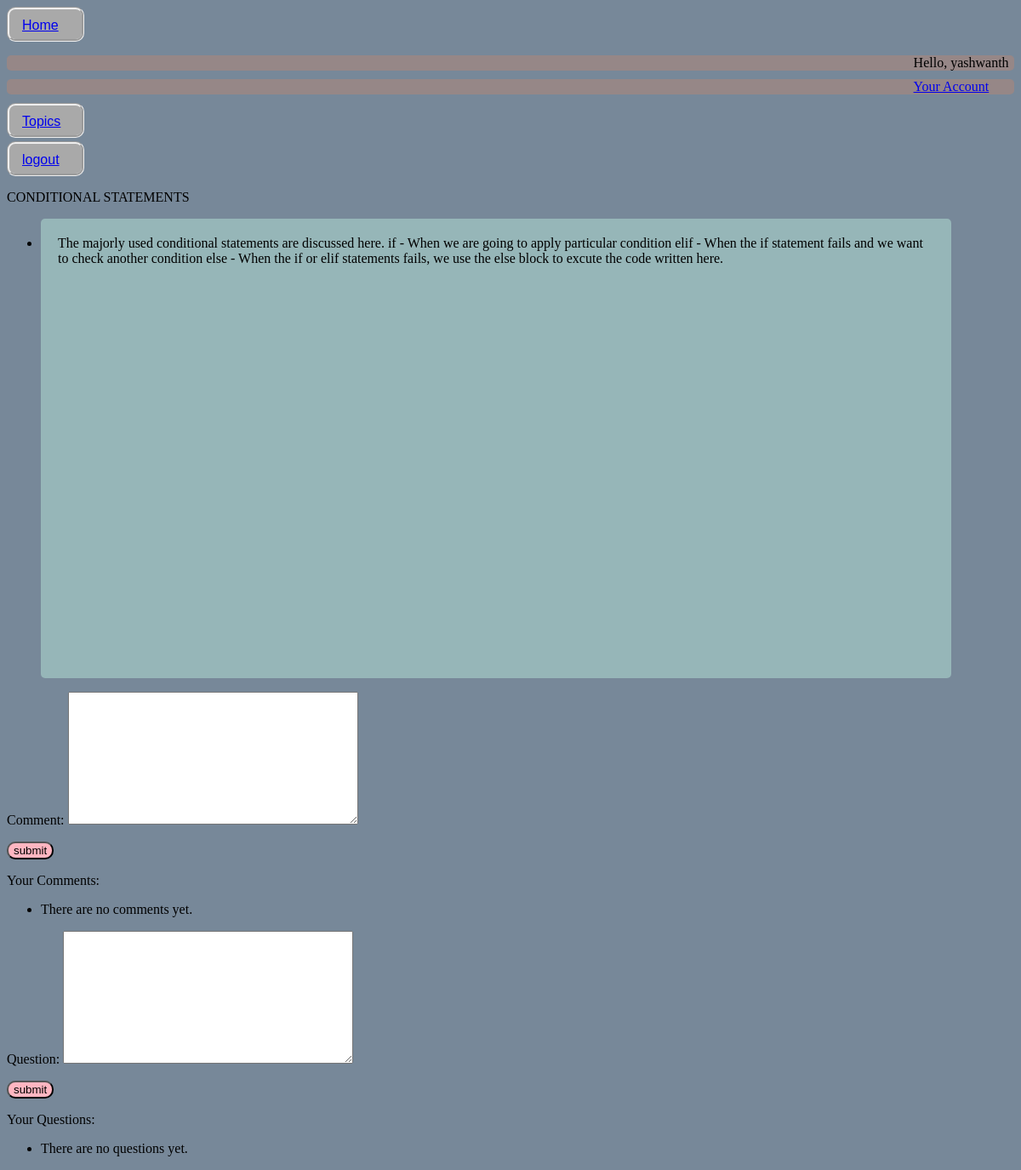
/topics/1/4/, run on the app's committed database.
### pybasic/models.py (models this page shows)
class Topic(models.Model):
    name = models.CharField(max_length=200)
    created = models.DateTimeField(auto_now_add=True)
    def __str__(self):
        return f"{self.name}"

class Entry(models.Model):
    topic = models.ForeignKey(Topic, on_delete=models.CASCADE)
    entry = models.TextField()
    created = models.DateTimeField(auto_now_add=models.CASCADE)
    def __str__(self):
        return f"{self.entry}"
    class Meta:
        verbose_name_plural = 'Entries'

### pybasic/views.py (the view, shortened to what this page needs)
# urls.py: path('topics/<int:user_id>/<int:topic_id>/', views.topic_detail, name='topic-detail'),
def topic_detail(request, user_id, topic_id):
    topic = topic_in_detail(topic_id)
    user = get_user_in_detail(user_id)
    entries = filter_entries_by_topic(topic_id)
    comments = filter_comments_by_user_id_and_topic_id(user_id, topic_id)
    questions = filter_questions_by_topic_id_and_user_id(user_id, topic_id)
    if request.method != "POST":
        form = CommentFormDisplay()
        form_1 = QuestionForm()
    context = {
        "entries": entries,
        "topic": topic,
        "form": form,
        "form_1": form_1,
        "user": user,
        "comments": comments,
        "questions": questions,
    }
    return render(request, "pybasic/topic_detail.html", context)

### pybasic/forms.py
class CommentFormDisplay(forms.ModelForm):
    class Meta:
        model = Comment
        label = {"comment": ''}
        fields = ["comment"]

class QuestionForm(forms.ModelForm):
    class Meta:
        model = Questions
        label = {'ask': ''}
        fields = ['question']

### pybasic/layer.py (called while the page is built)
def get_user_in_detail(user_id):
    user = User.objects.get(id=user_id)
    return user

def topic_in_detail(topic_id):
    topic = Topic.objects.get(id=topic_id)
    return topic

def filter_entries_by_topic(topic_id):
    entries = Entry.objects.filter(topic_id=topic_id)
    return entries

def filter_comments_by_user_id_and_topic_id(user_id, topic_id):
    comments = Comment.objects.filter(user_id=user_id, topic_id=topic_id)
    return comments

def filter_questions_by_topic_id_and_user_id(user_id, topic_id):
    questions = Questions.objects.filter(user_id=user_id, topic_id=topic_id)
    return questions

### pybasic/templates/pybasic/topic_detail.html (shortened to what this page needs)
<!DOCTYPE html>
<html lang="en">
<head>
</head>
<body>
    {% extends 'pybasic/base.html' %}
    {% block content %}
    <p>{{topic}}</p>
    <ul>
        {% for entry in entries %}
        <li>
            <div class="topic">{{entry}}</div>
        </li>
        {% endfor %}
    </ul>
    <form action="{% url 'pybasic:topic-detail' user.id topic.id %}" method="POST">
        <div class="f">{{form.as_p}}</div>
        <button type="submit" name="comment">submit</button>
    </form>
    <div class="c">
        <p>Your Comments:</p>
        <ul>
            {% for comment in comments %}
            <li>{{comment}}</li>
            {% empty %}
            <li>There are no comments yet.</li>
            {% endfor %}
        </ul>
    </div>
    <p>
    <form action="{% url 'pybasic:topic-detail' user.id topic.id %}" method="POST">
        {{form_1.as_p}}
        <button type="submit" name="question">submit</button>
        </p>
        <div class="q">
            <p>Your Questions:</p>
            <ul>
                {% for question in questions %}
                <li>{{question}}</li>
                {% empty %}
                <li>There are no questions yet.</li>
                {% endfor %}
            </ul>
        </div>
        {% endblock content%}

### pybasic/templates/pybasic/base.html (shortened to what this page needs)
<!DOCTYPE html>
<html lang="en">
<head>
</head>
<body>
    <div class="links"><a href="{% url 'pybasic:index' %}">Home</a></div>
    {% if user.is_authenticated %}
    <p>
    <div class="name"> Hello, {{user.username}}</div>
    <div class="name"><a href="{% url 'users:info' user.id %}">Your Account</a></div>
    <div class="topics_base"><a href="{% url 'pybasic:topics'%}">Topics</a></div>
    <div class="logout"><a href="{% url 'users:logout' %}">logout</a></div>
    {% else %}
    <div class="links"><a href="{% url 'users:register'%}">register</a></div>
    <div class="links"><a href="{% url 'users:login' %}">login</a></div>
    </p>
    {% endif%}
    {% block content%}
    {%endblock content%}
</body>
</html>

### pybasic/templates/pybasic/topic_detail.html (style rules this page uses)
.topic { background-color: rgb(150, 182, 184); height: 500px; padding: 20px; border-radius: 5px; width: 90% }
button { background-color: lightpink; border-radius: 10px; }

### pybasic/templates/pybasic/base.html (style rules this page uses)
.links { font-family: sans-serif; width: 70px; height: 25px; background-color: darkgray; padding-left: 15px; padding-top: 10px; border-radius: 10px; margin-bottom: 10px; border-style: groove; }
.name { padding-left: 90%; width: auto; height: auto; background-color: rgb(150, 135, 135); border-radius: 5px; margin-top: 0px; margin-bottom: 10px; }
.topics_base { font-family: sans-serif; width: 70px; height: 25px; background-color: darkgray; padding-left: 15px; padding-top: 10px; border-radius: 10px; margin-top: 10px; border-style: groove; }
.logout { font-family: sans-serif; width: 70px; height: 25px; background-color: darkgray; padding-left: 15px; padding-top: 10px; border-radius: 10px; margin-bottom: 0px; margin-right: 0px; margin-top: 4px; display: inline-block; vertical-align: top; border-style: groove; }
body { background-color: lightslategray; }

### data on the page
Topic: name "CONDITIONAL STATEMENTS"
Entry: entry "The majorly used conditional statements are discussed here. if - When we are going to apply particular condition elif - When the if statement fails and we want to check another condition else - When the if or elif statements fails, we use the else block to excute the code written here."

### other printed values
{{ user.username }} "yashwanth"
